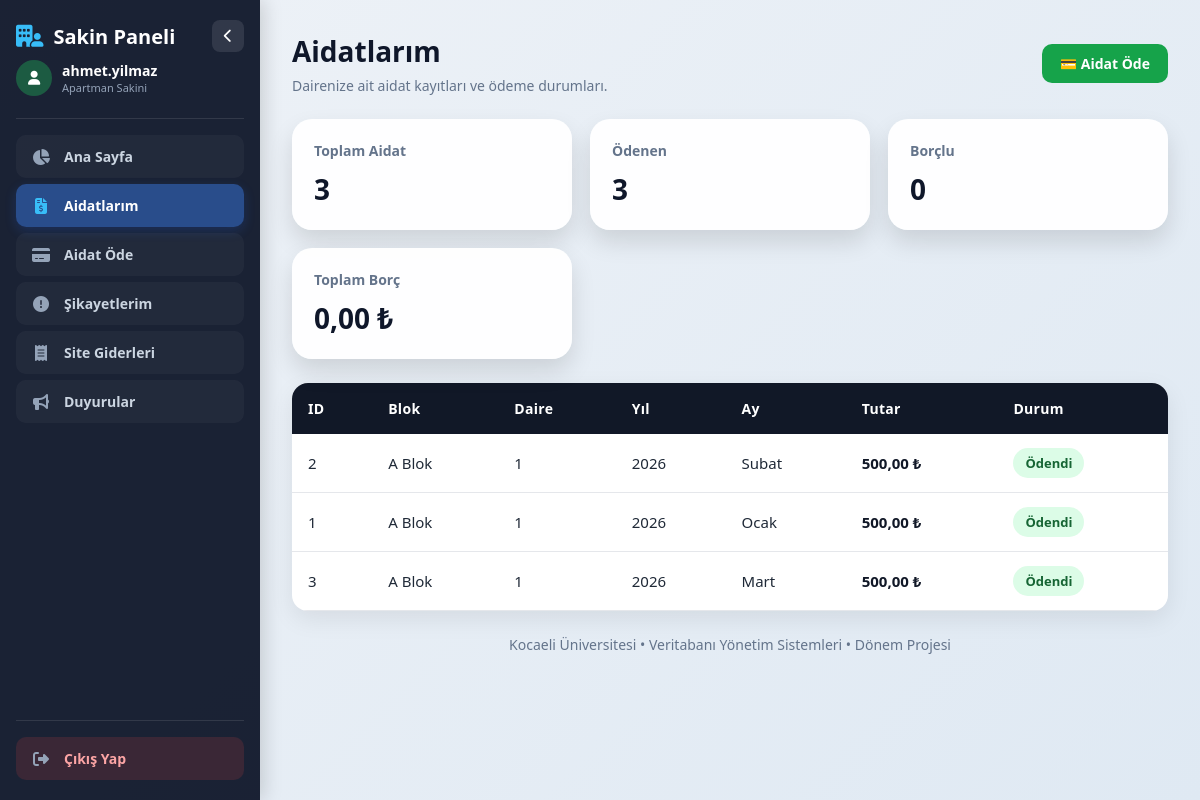
The page /resident/my_dues.php (signed in) on the database its author committed.
### tables this page shows
CREATE TABLE `dues` (
  `dues_id` int(11) NOT NULL,
  `apartment_id` int(11) NOT NULL,
  `year` int(11) NOT NULL,
  `month` varchar(20) NOT NULL,
  `amount` decimal(10,2) NOT NULL,
  `status` enum('odendi','odenmedi') NOT NULL DEFAULT 'odenmedi',
  `created_at` timestamp NOT NULL DEFAULT current_timestamp()
);

CREATE TABLE `blocks` (
  `block_id` int(11) NOT NULL,
  `block_name` varchar(50) NOT NULL,
  `created_at` timestamp NOT NULL DEFAULT current_timestamp()
);

CREATE TABLE `apartments` (
  `apartment_id` int(11) NOT NULL,
  `block_id` int(11) NOT NULL,
  `floor_no` int(11) NOT NULL,
  `apartment_no` varchar(10) NOT NULL,
  `status` enum('bos','dolu') NOT NULL DEFAULT 'bos',
  `created_at` timestamp NOT NULL DEFAULT current_timestamp()
);

### resident/my_dues.php (the view, shortened to what this page needs)
<?php
require_once "../includes/functions.php";
require_once "../includes/auth.php";
$resident_id = $_SESSION['resident_id'] ?? 0;
$resident = $conn->prepare("SELECT apartment_id FROM residents WHERE resident_id = ?");
$resident->execute([$resident_id]);
$apartment_id = $resident->fetchColumn();
$sql = "SELECT
            d.dues_id,
            d.year,
            d.month,
            d.amount,
            d.status,
            b.block_name,
            a.apartment_no
        FROM dues d
        INNER JOIN apartments a ON d.apartment_id = a.apartment_id
        INNER JOIN blocks b ON a.block_id = b.block_id
        WHERE d.apartment_id = ?
        ORDER BY d.year DESC, d.month DESC";
$stmt = $conn->prepare($sql);
$stmt->execute([$apartment_id]);
$dues = $stmt->fetchAll(PDO::FETCH_ASSOC);
$total = count($dues);
$paid = 0;
$unpaid = 0;
$debt = 0;
foreach($dues as $d){
    if($d['status'] == 'odendi'){
        $paid++;
    } else {
        $unpaid++;
        $debt += $d['amount'];
    }
}
require_once "../includes/header_resident.php";
?>
        <div class="top-bar">
            <div>
                <h1>Aidatlarım</h1>
                <p>Dairenize ait aidat kayıtları ve ödeme durumları.</p>
            </div>
            <a class="btn btn-success" href="pay_dues.php">💳 Aidat Öde</a>
        </div>
        <div class="cards">
            <div class="card">
                <h3>Toplam Aidat</h3>
                <p><?php echo $total; ?></p>
            </div>
            <div class="card">
                <h3>Ödenen</h3>
                <p><?php echo $paid; ?></p>
            </div>
            <div class="card">
                <h3>Borçlu</h3>
                <p><?php echo $unpaid; ?></p>
            </div>
            <div class="card">
                <h3>Toplam Borç</h3>
                <p><?php echo formatMoney($debt); ?></p>
            </div>
        </div>
        <div class="table-box">
            <table>
                <tr>
                    <th>ID</th>
                    <th>Blok</th>
                    <th>Daire</th>
                    <th>Yıl</th>
                    <th>Ay</th>
                    <th>Tutar</th>
                    <th>Durum</th>
                </tr>
                <?php foreach($dues as $d): ?>
                <tr>
                    <td><?php echo $d['dues_id']; ?></td>
                    <td><?php echo $d['block_name']; ?></td>
                    <td><?php echo $d['apartment_no']; ?></td>
                    <td><?php echo $d['year']; ?></td>
                    <td><?php echo $d['month']; ?></td>
                    <td class="amount"><?php echo formatMoney($d['amount']); ?></td>
                    <td><?php echo duesStatusBadge($d['status']); ?></td>
                </tr>
                <?php endforeach; ?>
            </table>
        </div>
<?php require_once "../includes/footer_resident.php"; ?>

### includes/functions.php (shortened to what this page needs)
<?php
function formatMoney($amount) {
    return number_format($amount, 2, ',', '.') . ' ₺';
}
function duesStatusBadge($status) {
    if ($status == 'odendi') {
        return '<span class="badge badge-paid">Ödendi</span>';
    }
    return '<span class="badge badge-unpaid">Ödenmedi</span>';
}

### assets/css/style.css (style rules this page uses)
* { box-sizing: border-box; margin: 0; padding: 0; }
body { font-family: 'Segoe UI', Tahoma, Geneva, Verdana, sans-serif; background: linear-gradient(135deg, #eef2f7, #dfe9f3); min-height: 100vh; color: #1f2937; }
.top-bar { display: flex; justify-content: space-between; align-items: center; margin-bottom: 24px; flex-wrap: wrap; gap: 12px; }
.top-bar h1 { margin: 0; font-size: 28px; color: #0f172a; }
.top-bar p { margin-top: 6px; color: #64748b; font-size: 14px; }
.btn { display: inline-flex; align-items: center; gap: 6px; text-decoration: none; background: #2563eb; color: white; padding: 10px 18px; border-radius: 10px; font-weight: bold; transition: 0.3s; border: none; cursor: pointer; font-size: 14px; }
.btn-success { background: #16a34a; }
.cards { display: grid; grid-template-columns: repeat(auto-fit, minmax(220px, 1fr)); gap: 18px; margin-bottom: 24px; }
.stat-card, .card { background: rgba(255,255,255,0.96); border-radius: 20px; padding: 22px; box-shadow: 0 12px 24px rgba(0,0,0,0.12); transition: 0.3s; }
.stat-card h3, .card h3 { font-size: 14px; color: #64748b; margin-bottom: 10px; }
.stat-card p, .card p { font-size: 28px; font-weight: bold; color: #0f172a; }
.table-box { background: white; border-radius: 16px; overflow: hidden; box-shadow: 0 8px 24px rgba(0,0,0,0.08); }
table { width: 100%; border-collapse: collapse; }
th { background: #111827; color: white; padding: 16px; text-align: left; font-size: 14px; letter-spacing: 0.3px; }
td { padding: 14px 16px; border-bottom: 1px solid #e5e7eb; font-size: 15px; }
.badge { display: inline-block; padding: 6px 12px; border-radius: 999px; font-size: 13px; font-weight: bold; }
.badge-paid { background: #dcfce7; color: #166534; }
.amount { font-weight: bold; color: #111827; white-space: nowrap; }

### rows shown on the page
dues: dues_id "2", blocks.block_name "A Blok", apartment.apartment_no "1", year "2026", month "Subat", amount "500,00 ₺", status "Ödendi"
dues: dues_id "1", blocks.block_name "A Blok", apartment.apartment_no "1", year "2026", month "Ocak", amount "500,00 ₺", status "Ödendi"
dues: dues_id "3", blocks.block_name "A Blok", apartment.apartment_no "1", year "2026", month "Mart", amount "500,00 ₺", status "Ödendi"

### other values the page prints
$_SESSION['username'] "ahmet.yilmaz"
$total "3"
$paid "3"
$unpaid "0"
formatMoney($debt) "0,00 ₺"
